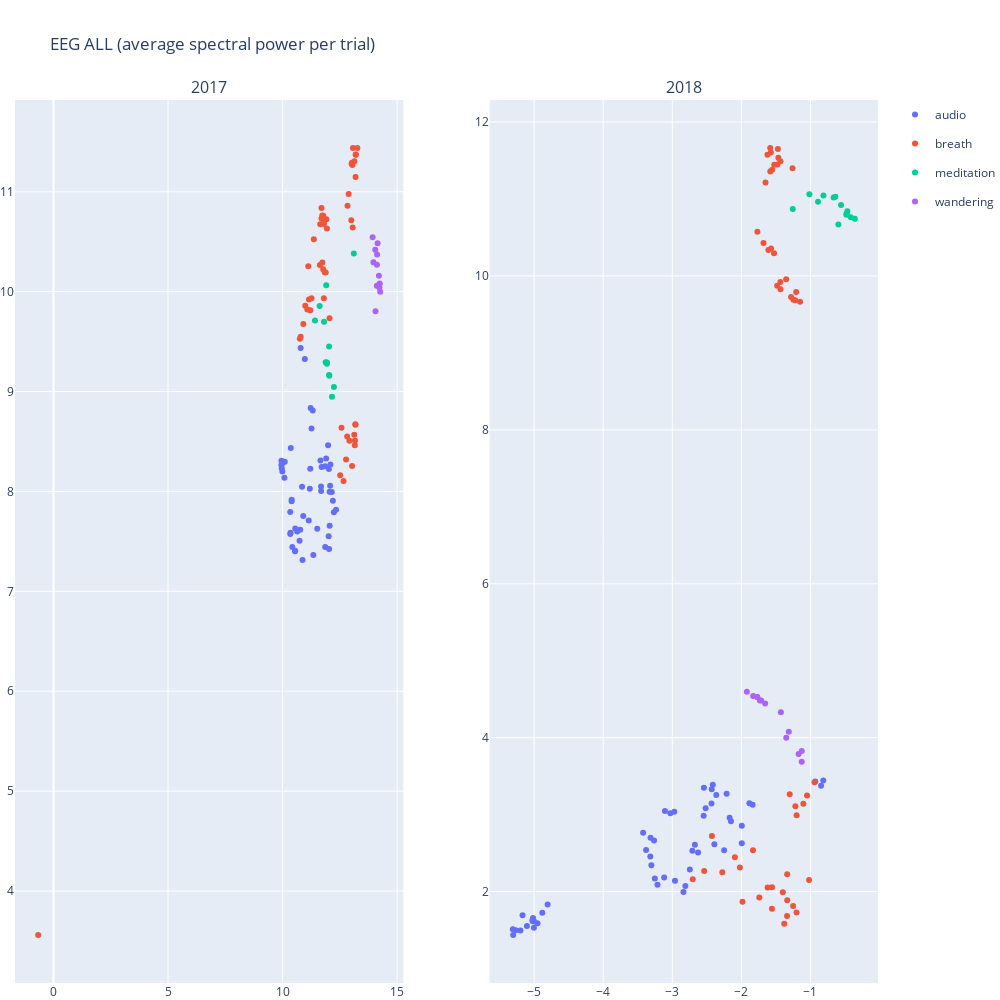

Notebook code cell kept with this figure:
### Code cell
name_to_batch = {
    '2017-2028': ['2017', '2018',  '2024', '2025', '2026', '2028'],
    '2029-2036': [ '2029', '2031', '2032', '2033', '2035', '2036'],
    '2039-2045': [ '2039', '2040', '2041', '2042', '2043', '2044', '2045'],
}
subjects = [2017, 2018]

feature = 'ALL'
plotX = get_umap(feature, result, subjects)
save_result(feature, subjects, plotX)

### Figure 1 — Plotly figure (JSON) as saved in the notebook; plotly's stock layout.template omitted (floating-point values rounded to 4 significant figures)
{"data": [{"hovertemplate": "condition=audio<br>C1_2d=%{x}<br>C2_2d=%{y}<extra></extra>", "legendgroup": "audio", "marker": {"color": "#636efa", "symbol": "circle"}, "mode": "markers", "name": "audio", "orientation": "v", "showlegend": true, "type": "scatter", "x": [10.97, 11.86, 11.34, 11.51, 11.22, 11.65, 12.03, 11.31, 11.26, 11.99, 12.24, 12.15, 12.33, 9.948, 9.949, 10.08, 10.64, 11.14, 10.85, 12.05, 11.19, 12.2, 11.7, 11.85, 10.77, 10.9, 10.36, 9.989, 12.01, 10.1, 11.9, 10.79, 11.21, 12.07, 12.09, 12.05, 9.991, 9.964, 12.02, 10.55, 10.42, 10.55, 10.87, 10.4, 10.35, 10.54, 11.68, 10.34, 11.68, 10.74, 10.39, 10.33], "xaxis": "x", "y": [9.326, 7.444, 7.363, 7.626, 8.834, 8.309, 7.424, 8.811, 8.631, 8.463, 7.792, 7.994, 7.816, 8.264, 8.306, 8.138, 7.599, 7.71, 8.047, 7.997, 8.026, 7.906, 8.244, 8.251, 7.616, 7.755, 8.434, 8.199, 7.551, 8.297, 8.331, 9.435, 8.228, 8.058, 8.27, 7.657, 8.283, 8.233, 8.225, 7.401, 7.445, 7.629, 7.314, 7.917, 7.587, 7.406, 8.049, 7.575, 8.003, 7.507, 7.902, 7.793], "yaxis": "y"}, {"hovertemplate": "condition=breath<br>C1_2d=%{x}<br>C2_2d=%{y}<extra></extra>", "legendgroup": "breath", "marker": {"color": "#EF553B", "symbol": "circle"}, "mode": "markers", "name": "breath", "orientation": "v", "showlegend": true, "type": "scatter", "x": [-0.6675, 13.18, 13.13, 12.57, 13.18, 13.03, 13.15, 13.16, 12.77, 12.66, 12.82, 12.92, 12.51, 11.91, 10.91, 10.79, 10.75, 10.99, 11.12, 11.7, 11.77, 11.7, 11.73, 11.93, 11.8, 11.79, 11.63, 11.77, 11.74, 11.64, 11.21, 11.84, 11.08, 11.36, 11.26, 11.8, 12.05, 11.15, 11.88, 13.03, 12.83, 13.2, 12.88, 13.19, 13.13, 13.19, 13.0, 13.06, 13.07, 13.05, 13.26, 13.01], "xaxis": "x", "y": [3.559, 8.673, 8.567, 8.637, 8.668, 8.254, 8.463, 8.511, 8.32, 8.105, 8.551, 8.508, 8.162, 10.73, 9.675, 9.549, 9.528, 9.858, 10.25, 10.84, 10.76, 10.73, 10.76, 10.63, 10.68, 10.69, 10.27, 10.22, 10.29, 10.67, 9.813, 10.19, 9.823, 10.52, 9.933, 9.933, 9.734, 9.92, 10.19, 11.29, 10.86, 11.37, 10.98, 11.37, 11.31, 11.15, 10.72, 10.64, 11.44, 11.27, 11.44, 11.28], "yaxis": "y"}, {"hovertemplate": "condition=meditation<br>C1_2d=%{x}<br>C2_2d=%{y}<extra></extra>", "legendgroup": "meditation", "marker": {"color": "#00cc96", "symbol": "circle"}, "mode": "markers", "name": "meditation", "orientation": "v", "showlegend": true, "type": "scatter", "x": [11.62, 11.41, 11.9, 12.03, 11.93, 11.94, 12.24, 12.15, 13.11, 12.04, 11.88, 12.03, 11.81], "xaxis": "x", "y": [9.856, 9.711, 10.06, 9.452, 9.278, 9.291, 9.046, 8.948, 10.38, 9.159, 9.294, 9.164, 9.698], "yaxis": "y"}, {"hovertemplate": "condition=wandering<br>C1_2d=%{x}<br>C2_2d=%{y}<extra></extra>", "legendgroup": "wandering", "marker": {"color": "#ab63fa", "symbol": "circle"}, "mode": "markers", "name": "wandering", "orientation": "v", "showlegend": true, "type": "scatter", "x": [14.04, 13.93, 14.15, 14.13, 14.12, 13.97, 14.23, 14.23, 14.26, 14.24, 14.2, 14.11, 14.06], "xaxis": "x", "y": [10.42, 10.54, 10.49, 10.37, 10.27, 10.29, 10.04, 10.07, 9.998, 10.08, 10.16, 10.06, 9.805], "yaxis": "y"}, {"hovertemplate": "condition=audio<br>C1_2d=%{x}<br>C2_2d=%{y}<extra></extra>", "legendgroup": "audio", "marker": {"color": "#636efa", "symbol": "circle"}, "mode": "markers", "name": "audio", "orientation": "v", "showlegend": false, "type": "scatter", "x": [-5.302, -5.197, -5.015, -5.266, -5.021, -5.024, -5.308, -5.167, -4.95, -4.998, -4.881, -5.104, -5.002, -3.028, -3.422, -3.263, -3.106, -3.252, -3.318, -3.315, -3.214, -3.302, -3.379, -3.118, -2.97, -4.804, -0.8153, -0.8468, -0.9304, -2.673, -2.546, -2.214, -2.517, -2.432, -2.364, -2.746, -2.413, -2.542, -2.429, -1.994, -1.994, -1.884, -2.811, -2.391, -1.837, -2.151, -2.838, -2.961, -2.709, -2.627, -2.25, -2.17], "xaxis": "x2", "y": [1.435, 1.494, 1.657, 1.496, 1.613, 1.631, 1.511, 1.694, 1.589, 1.61, 1.726, 1.554, 1.532, 3.019, 2.765, 2.663, 3.048, 2.171, 2.454, 2.698, 2.088, 2.341, 2.541, 2.183, 3.039, 1.831, 3.443, 3.377, 3.431, 2.607, 2.985, 3.272, 3.083, 3.144, 3.256, 2.288, 3.388, 3.348, 3.329, 2.627, 2.857, 3.149, 2.071, 2.616, 3.127, 2.913, 1.996, 2.14, 2.53, 2.506, 2.538, 2.959], "yaxis": "y2"}, {"hovertemplate": "condition=breath<br>C1_2d=%{x}<br>C2_2d=%{y}<extra></extra>", "legendgroup": "breath", "marker": {"color": "#EF553B", "symbol": "circle"}, "mode": "markers", "name": "breath", "orientation": "v", "showlegend": false, "type": "scatter", "x": [-1.021, -1.379, -1.202, -1.558, -1.252, -1.336, -1.339, -1.4, -1.337, -1.555, -1.741, -1.62, -1.984, -1.219, -1.103, -1.201, -2.022, -2.276, -2.095, -0.9417, -2.426, -1.05, -2.704, -1.833, -1.3, -2.539, -1.609, -1.68, -1.482, -1.528, -1.351, -1.281, -1.435, -1.207, -1.434, -1.248, -1.57, -1.151, -1.221, -1.768, -1.651, -1.26, -1.465, -1.623, -1.574, -1.555, -1.524, -1.583, -1.435, -1.471, -1.582, -1.479], "xaxis": "x2", "y": [2.15, 1.583, 1.727, 1.778, 1.813, 1.888, 1.684, 1.993, 2.224, 2.055, 1.923, 2.053, 1.866, 3.108, 3.143, 2.99, 2.312, 2.251, 2.446, 3.421, 2.722, 3.248, 2.16, 2.536, 3.266, 2.269, 10.34, 10.43, 9.872, 10.3, 9.957, 9.726, 9.92, 9.791, 9.828, 9.689, 10.35, 9.664, 9.685, 10.57, 11.21, 11.4, 11.53, 11.57, 11.6, 11.38, 11.44, 11.66, 11.49, 11.65, 11.36, 11.45], "yaxis": "y2"}, {"hovertemplate": "condition=meditation<br>C1_2d=%{x}<br>C2_2d=%{y}<extra></extra>", "legendgroup": "meditation", "marker": {"color": "#00cc96", "symbol": "circle"}, "mode": "markers", "name": "meditation", "orientation": "v", "showlegend": false, "type": "scatter", "x": [-1.257, -1.016, -0.8913, -0.4805, -0.4661, -0.8122, -0.4783, -0.5965, -0.4162, -0.6406, -0.5572, -0.665, -0.3582], "xaxis": "x2", "y": [10.87, 11.06, 10.96, 10.8, 10.84, 11.05, 10.81, 10.67, 10.76, 11.03, 10.92, 11.02, 10.74], "yaxis": "y2"}, {"hovertemplate": "condition=wandering<br>C1_2d=%{x}<br>C2_2d=%{y}<extra></extra>", "legendgroup": "wandering", "marker": {"color": "#ab63fa", "symbol": "circle"}, "mode": "markers", "name": "wandering", "orientation": "v", "showlegend": false, "type": "scatter", "x": [-1.172, -1.127, -1.351, -1.126, -1.769, -1.314, -1.921, -1.732, -1.428, -1.714, -1.656, -1.771, -1.83], "xaxis": "x2", "y": [3.788, 3.687, 3.998, 3.828, 4.528, 4.076, 4.596, 4.483, 4.33, 4.481, 4.444, 4.527, 4.543], "yaxis": "y2"}], "layout": {"annotations": [{"font": {"size": 16}, "showarrow": false, "text": "2017", "x": 0.225, "xanchor": "center", "xref": "paper", "y": 1, "yanchor": "bottom", "yref": "paper"}, {"font": {"size": 16}, "showarrow": false, "text": "2018", "x": 0.775, "xanchor": "center", "xref": "paper", "y": 1, "yanchor": "bottom", "yref": "paper"}], "height": 1000, "margin": {"b": 0, "l": 0, "r": 0}, "title": {"text": "EEG ALL (average spectral power per trial)"}, "width": 1000, "xaxis": {"anchor": "y", "domain": [0, 0.45]}, "xaxis2": {"anchor": "y2", "domain": [0.55, 1]}, "yaxis": {"anchor": "x", "domain": [0, 1]}, "yaxis2": {"anchor": "x2", "domain": [0, 1]}}}
